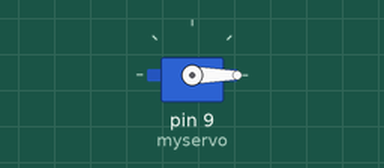
The sketch below on a simulated Arduino Uno, built with avr-gcc and run on an emulated ATmega328P. On the bench: servo.

Above: at 0.05 s.
At 4.55 s:
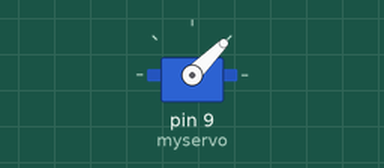
At 9.05 s:
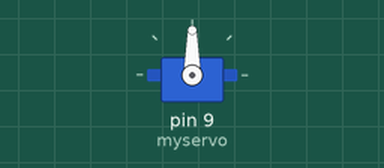
At 18.05 s:
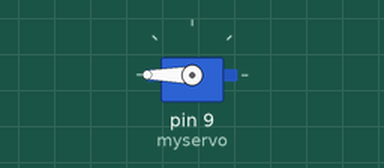
Timing chart, 0 to 23.5 s (numbered marks = the images above):
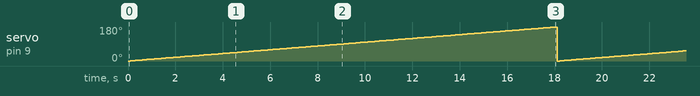

Measured:
- by itself, servo on pin 9 (myservo): ramps from 0° to 180° and jumps back, once every 18.1 s

The sketch:

Servo_Motor_Controlling.ino
```cpp
#include <Servo.h>

// Creating Instance or Object for using multiple servo if needed

Servo myservo;
int pos =0;

void setup()
{
  myservo.attach(9);
}

void loop()
{
  for (pos = 0; pos<= 180;pos+=1)
  {
    myservo.write(pos);
    delay(100);
  }

  for (pos = 180; pos<= 0;pos-=1)
  {
    myservo.write(pos);
    delay(100);
  }
}
```
